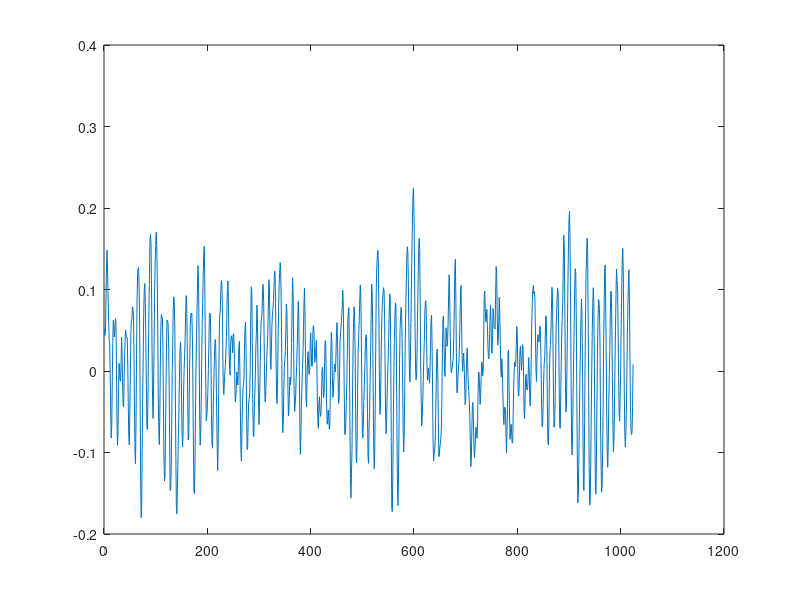

MATLAB code for this plot: (Note: this script raises an error after producing the figure.)
load signal.mat
plot(signal)

% init m and t
m = 4;
t = 1;

%%%%%%%%%%%%%%%%%%%%%%% Original PE  %%%%%%%%%%%%%%%%%%%%%%%
% Original Permutation Entropy (PE)
originalPE = pec(signal,m,t);
fprintf('Original PE value: %d \n', originalPE) 
%%%%%%%%%%%%%%%%%%%%%%% Original PE  %%%%%%%%%%%%%%%%%%%%%%%


%%%%%%%%%%%%%%%%%%%%%%% Edge PE  %%%%%%%%%%%%%%%%%%%%%%%
% Edge PE
% set r = 0 ,when r = 0, edgePE = OriginalPE
r = 0;
ePE = edgePE(signal,m,t,r);
disp('r=0')
fprintf('Edge PE value: %d \n', ePE)


% you can set up r = 2 based on your experiment
r = 2;
ePE = edgePE(signal,m,t,r);
disp('r=2')
fprintf('Edge PE value: %d \n', ePE)

% you can set up r = 4 based on your experiment
r = 4;
ePE = edgePE(signal,m,t,r);
disp('r=4')
fprintf('Edge PE value: %d \n', ePE)
%%%%%%%%%%%%%%%%%%%%%%% Edge PE  %%%%%%%%%%%%%%%%%%%%%%%


